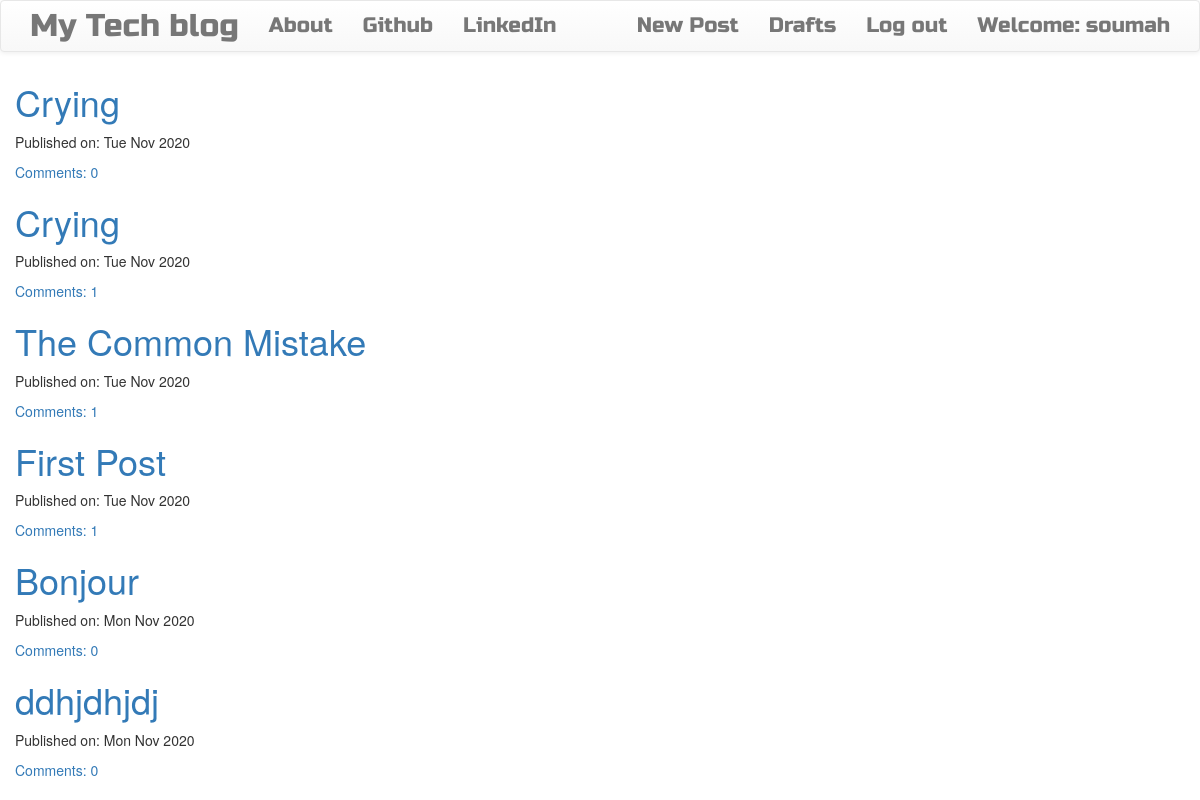
The app's page / (signed in) with its own data.
### blogapp/models.py (models this page shows, shortened)
class Post(models.Model):
    author=models.ForeignKey("auth.User", on_delete=models.CASCADE)
    title=models.CharField(max_length=200)
    text=models.TextField()
    create_date=models.DateTimeField(default=timezone.now)
    published_date=models.DateTimeField(blank=True, null=True)
    def approved_comments(self):
        return self.comments.filter(approved_comment=True)

### blogapp/views.py (the view)
# urls.py: path("", views.PostListView.as_view(), name="post-list-page"),
class PostListView(ListView):
    model=Post
    def get_queryset(self):
        return Post.objects.filter(published_date__lte=timezone.now()
        ).order_by("-published_date")#la date la plus recente

### blogapp/templates/blogapp/post_list.html
{% extends 'blogapp/base.html' %}
{% block content %}
<div class="centerstage">
    {% for post in post_list %}
        <div class="post">
            <h1><a href="{% url 'detail-post-page' pk=post.id %}">{{ post.title }}</a></h1>
            <div class="date">
                <p>Published on: {{ post.published_date|date:"D M Y"}}</p>
            </div>
            <a href="{% url 'detail-post-page' pk=post.id %}">Comments: {{ post.approved_comments.count }}</a>
        </div>
    {% endfor %}
</div>
{% endblock %}

### blogapp/templates/blogapp/base.html (shortened to what this page needs)
<!DOCTYPE html>
{% load static %}
<html lang="en">
<head>
 <link rel="stylesheet" href="https://maxcdn.bootstrapcdn.com/bootstrap/3.3.7/css/bootstrap.min.css">
 <link rel="stylesheet" href="https://maxcdn.bootstrapcdn.com/bootstrap/3.3.7/css/bootstrap-theme.min.css">
<link rel="stylesheet" href="//cdn.jsdelivr.net/npm/medium-editor@latest/dist/css/medium-editor.min.css" type="text/css" media="screen" charset="utf-8">
<link rel="stylesheet" href="{% static 'css/blogapp.css' %}">
</head>
<body class='loader'>
<nav class="navbar navbar-default techfont custom-navbar">
    <div class="container">
      <ul class="nav navbar-nav">
        <li><a class='navbar-brand bigbrand' href="{% url 'post-list-page' %}">My Tech blog</a></li>
        <li><a href="{% url 'about-page'%}">About</a></li>
        <li><a href="https://www.github.com">Github</a></li>
        <li><a href="https://www.linkedin.com">LinkedIn</a></li>
      </ul>
      <ul class="nav navbar-nav navbar-right">
        {% if user.is_authenticated %}
        <li>
          <a href="{% url 'create-post-page' %}" >New Post</a>
        </li>
        <li>
          <a href="{% url 'draft-post-page' %}">Drafts</a>
        </li>
        <li>
          <a href="{% url 'logout' %}" >Log out</a>
        </li>
        <li>
          <a >Welcome: {{ user.username }}</a>
        </li>
          {% else %}
          <li><a class='nav navbar-right' href="{% url 'login' %}" ><span class="glyphicon glyphicon-user"></span></a></li>
        {% endif %}
      </ul>
  </div>
</nav>
        <div class="content container">
            <div class="row">
                <div class="col-lg col-md col">
                  <div class="blog_posts">
                    {% block content %}{% endblock %}
                  </div>
                </div>
            </div>
        </div>
</body>
</html>

### blogapp/static/css/blogapp.css (style rules this page uses)
.loader { filter:hue-rotate(0deg); color: linear-gradient(45deg,#0f8,#08f); animation:hue 5000ms infinite linear; }
.bigbrand { font-size: 1.5em; }
.techfont { font-family: 'Russo One', sans-serif; font-size: 1.5em; margin-bottom: 10px; }
.centerstage { margin-left: auto; margin-right: auto; }

### records on screen
Post: title "Crying", published_date "Tue Nov 2020", approved_comments.count "0"
Post: title "Crying", published_date "Tue Nov 2020", approved_comments.count "1"
Post: title "The Common Mistake", published_date "Tue Nov 2020", approved_comments.count "1"
Post: title "First Post", published_date "Tue Nov 2020", approved_comments.count "1"
Post: title "Bonjour", published_date "Mon Nov 2020", approved_comments.count "0"
Post: title "ddhjdhjdj", published_date "Mon Nov 2020", approved_comments.count "0"

### other values on screen
{{ user.username }} "soumah"
